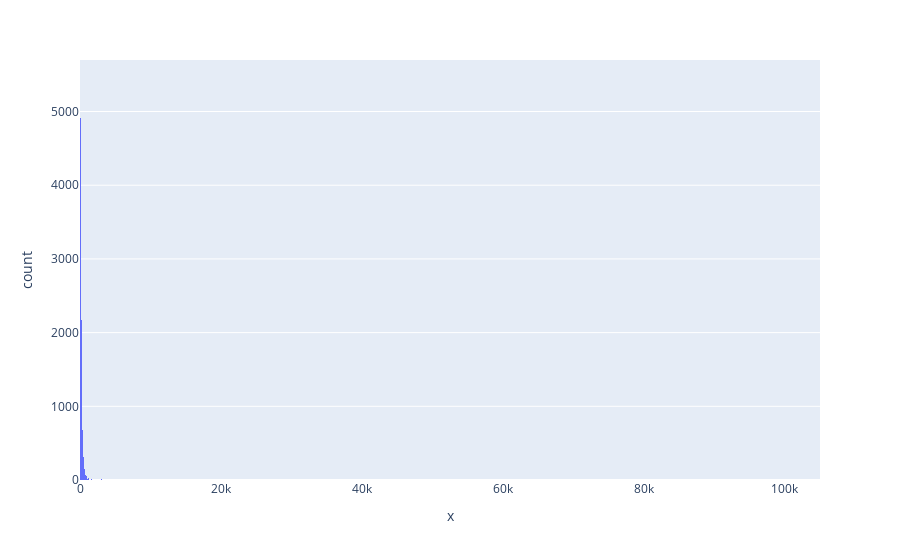

Notebook source saved alongside this figure:
### Markdown cell above
Let's plot the target variable to check the MAE in this context:

### Code cell
# Price histogram
px.histogram(x=pd.concat([y_train, y_test]))

### Figure 1 — Plotly figure (JSON) as saved in the notebook; plotly's stock layout.template omitted (floating-point values rounded to 4 significant figures; data arrays with more than 128 entries replaced by an {"elided": "..."} marker saying what was removed)
{"data": [{"alignmentgroup": "True", "bingroup": "x", "hovertemplate": "x=%{x}<br>count=%{y}<extra></extra>", "legendgroup": "", "marker": {"color": "#636efa", "pattern": {"shape": ""}}, "name": "", "offsetgroup": "", "orientation": "v", "showlegend": false, "type": "histogram", "x": {"elided": "23185 int values"}, "xaxis": "x", "yaxis": "y"}], "layout": {"barmode": "relative", "legend": {"tracegroupgap": 0}, "margin": {"t": 60}, "xaxis": {"anchor": "y", "domain": [0, 1], "title": {"text": "x"}}, "yaxis": {"anchor": "x", "domain": [0, 1], "title": {"text": "count"}}}}
